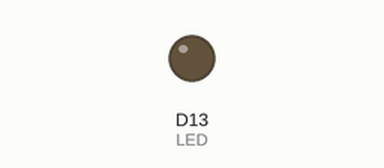
Bench run of a sketch on a simulated Arduino MKR. Parts: output pins drawn as LEDs (lit = HIGH). A WiFi scan finds three made-up networks; what the sketch prints to the serial monitor is not drawn.

Above: at 3.0 s.
At 5.0 s:
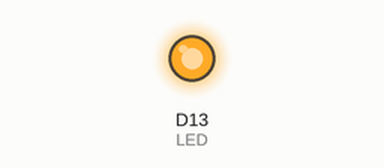
Timing chart, 0 to 7.2 s (numbered marks = the images above):
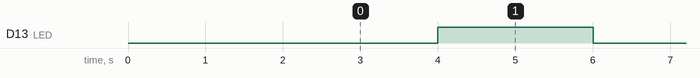

The sketch:

WPA_MQTT_drm.ino
```cpp
/*

 This example  prints the Wifi shield's MAC address, and
 scans for available Wifi networks using the Wifi shield.
 Every ten seconds, it scans again. It doesn't actually
 connect to any network, so no encryption scheme is specified.

 Circuit:
 * WiFi shield attached

 created 13 July 2010
 by dlf (Metodo2 srl)
 modified 21 Junn 2012
 by Tom Igoe and Jaymes Dec
 */


#include <SPI.h>
#include <WiFi101.h>
#define LED 13

const char ssid[] = "TheShores";     //  your network SSID (name)
char pass[20];  // your network password
int status = WL_IDLE_STATUS;     // the Wifi radio's status
long count = 0;

void setup() {
  //Configure pins for Adafruit ATWINC1500 Feather
  WiFi.setPins(8,7,4,2);  // Initialize serial
  pinMode(LED, OUTPUT);
  digitalWrite(LED, LOW);

  //Initialize serial and wait for port to open:
  Serial.begin(115200);
  while (!Serial) {
    ; // wait for serial port to connect. Needed for native USB port only
  }
  Serial.setTimeout(100); // max 100 msec wait for Serial

  // check for the presence of the shield:
  if (WiFi.status() == WL_NO_SHIELD) {
    Serial.println("WiFi shield not present");
    // don't continue:
    while (true);
  }
  // Line below from Adafruit does not work
  // WiFi.setSleepMode(M2M_PS_H_AUTOMATIC, 1); // go into power save mode when possible!
  WiFi.maxLowPowerMode(); // from the Arduino.cc website

  // Print WiFi MAC address:
  printMacAddress();

  // scan for existing networks:
  Serial.println("Scanning available networks...");
  listNetworks();
}

void loop() {
  delay(2000);
  Serial.println(); Serial.print("Count-> "); Serial.println(count++);
  // scan for existing networks:
  digitalWrite(LED, HIGH);
  Serial.println("Scanning available networks...");
  listNetworks();
  digitalWrite(LED, LOW);
}

void printMacAddress() {
  // the MAC address of your Wifi shield
  byte mac[6];

  // print your MAC address:
  WiFi.macAddress(mac);
  Serial.print("MAC: ");
  Serial.print(mac[5], HEX);
  Serial.print(":");
  Serial.print(mac[4], HEX);
  Serial.print(":");
  Serial.print(mac[3], HEX);
  Serial.print(":");
  Serial.print(mac[2], HEX);
  Serial.print(":");
  Serial.print(mac[1], HEX);
  Serial.print(":");
  Serial.println(mac[0], HEX);
}

void listNetworks() {
  // scan for nearby networks:
  Serial.println("** Scan Networks **");
  int numSsid = WiFi.scanNetworks();
  if (numSsid == -1)
  {
    Serial.println("Couldn't get a wifi connection");
    while (true);
  }
  // print the list of networks seen:
  Serial.print("number of available networks:");
  Serial.println(numSsid);

  // print the network number and name for each network found:
  for (int thisNet = 0; thisNet < numSsid; thisNet++) {
    Serial.print(thisNet);
    Serial.print(") ");
    Serial.print(WiFi.SSID(thisNet));
    Serial.print("\tSignal: ");
    Serial.print(WiFi.RSSI(thisNet));
    Serial.print(" dBm");
    Serial.print("\tEncryption: ");
    printEncryptionType(WiFi.encryptionType(thisNet));
    Serial.flush();
  }
  }

void printEncryptionType(int thisType) {
  // read the encryption type and print out the name:
  switch (thisType) {
    case ENC_TYPE_WEP:
      Serial.println("WEP");
      break;
    case ENC_TYPE_TKIP:
      Serial.println("WPA");
      break;
    case ENC_TYPE_CCMP:
      Serial.println("WPA2");
      break;
    case ENC_TYPE_NONE:
      Serial.println("None");
      break;
    case ENC_TYPE_AUTO:
      Serial.println("Auto");
      break;
  }
}
```

Measured:
- by itself, D13 (LED): alternates HIGH for 2.0 s and LOW for 2.0 s
